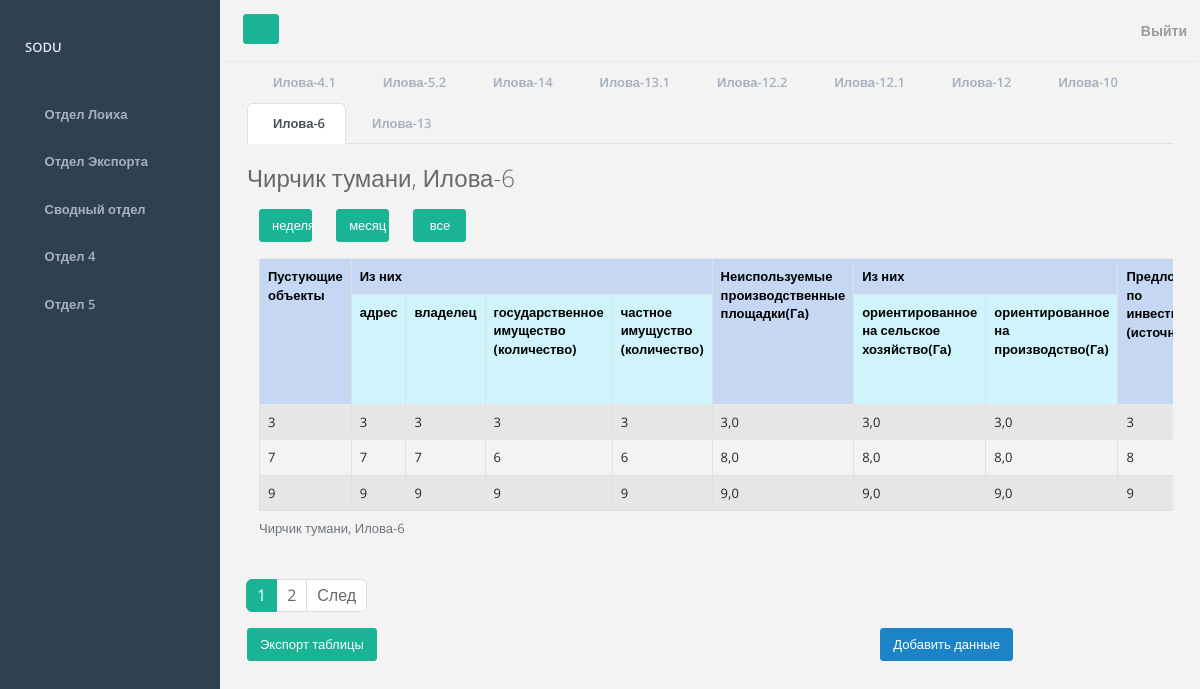
The app's page /projects-department/table/ilova-6 (signed in), older data.
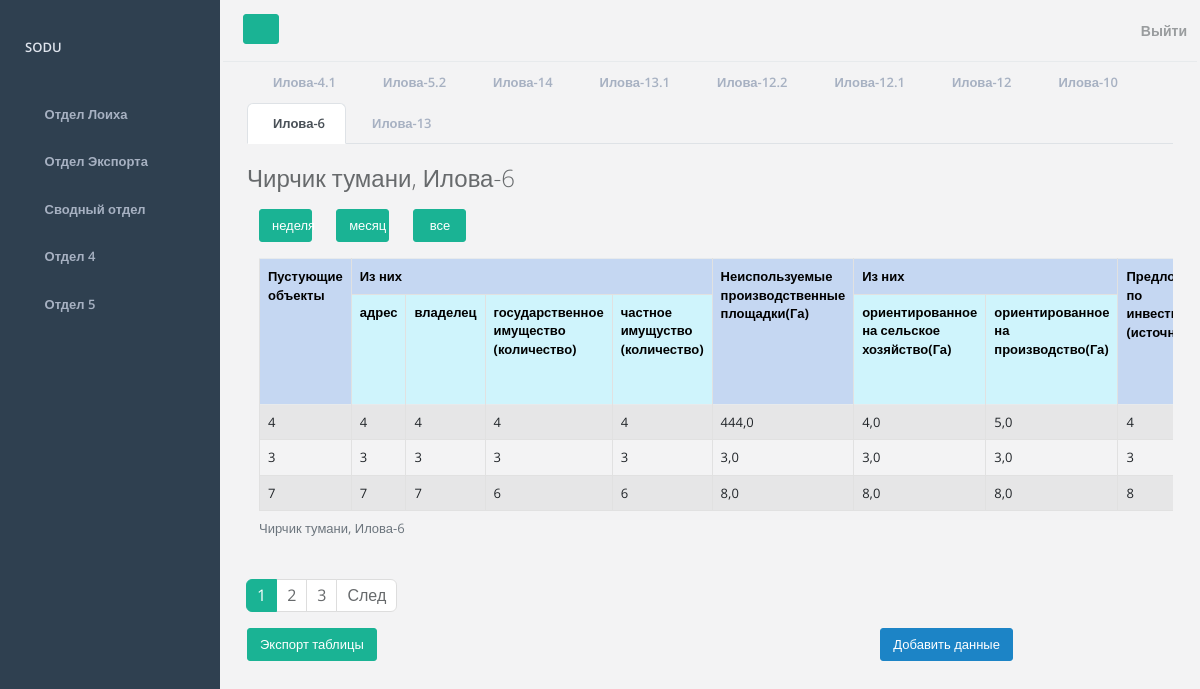
The same page, newer data.
### mainapp/models.py (models this page shows, shortened)
class Loiha6(models.Model):
    district = models.ForeignKey(District, on_delete=models.PROTECT, verbose_name="Район")
    empty_objects = models.CharField(max_length=255, verbose_name="Пустующие объекты")
    adress_empty_objects = models.CharField(max_length=255, verbose_name="Aдрес")
    owner_empty_objects = models.CharField(max_length=255, verbose_name="владелец")
    state_property_amount_empty_objects = models.CharField(max_length=255, verbose_name="государственное имущество (количество)")
    private_property_amount_empty_objects = models.CharField(max_length=255, verbose_name="частное имущуство (количество)")
    unused_production_sites = models.FloatField(blank=True, verbose_name="Неиспользуемые производственные площадки(Га)")
    focused_on_agriculture_unused_production_sites = models.FloatField(blank=True, verbose_name="ориентированное на сельское хозяйство(Га)")
    focused_on_production_unused_production_sites = models.FloatField(blank=True, verbose_name="ориентированное на производство(Га)")
    Investment_proposals_sources = models.CharField(max_length=255, verbose_name="Предложения по инвестициям (источники)")
    preliminary_project_cost_bil_sum_sources = models.CharField(max_length=255, verbose_name="Предварительная стоимость проекта(млн.долл)")
    new_jobs_created_amount_sources = models.CharField(max_length=255, verbose_name="количество созданных навых рабочих мест")
    time_create = models.DateTimeField(auto_now_add=True, verbose_name="Дата создания записи")
    time_update = models.DateTimeField(auto_now=True, verbose_name="Дата обновления записи")
    is_published = models.BooleanField(default=True, verbose_name="Опубликовано")
    class Meta:
        verbose_name = 'Таблица 6'
        verbose_name_plural = 'Таблицы 6'
        ordering = ['-time_create']

### mainapp/views.py (the view)
# urls.py: path('projects-department/table/ilova-6', views.get_data_table_Loiha6, name='table_loiha6'),
def get_data_table_Loiha6(request):
    if get_group_loiha_id(request):
        table_data = show_data_table_to_departament(Loiha6)
    else:
        table_data = show_data_table(request, Loiha6)
    page_obj = paginate_page(request, table_data)
    context = get_context_data(page_obj, 'Илова-6', projects_department, table_data)
    return render(request, src['loiha6'], context)

### mainapp/models.py (called while the page is built)
    def __str__(self):
        return self.district

### mainapp/utils.py (called while the page is built)
def show_data_table(request, model):
    model = model.objects.filter(district=request.user.district)
    return model

def get_context_data(page_obj, title, menu, table_data):
    context = {
        'page_obj': page_obj,
        'title': title,
        'projects_department': menu,
        'table_data': table_data
    }
    return context

def get_group_loiha_id(request):
    return request.user.groups.filter(id=3).exists() and request.user.groups.filter(id=1)

def paginate_page(request, table_data):
    paginator = Paginator(table_data, 3)
    page_number = request.GET.get('page')
    page_obj = paginator.get_page(page_number)
    return page_obj

### mainapp/templates/mainapp/data_table/table_loiha6.html (shortened to what this page needs)
{% extends 'mainapp/departments/projects_department.html' %}
{% block table %}
<h2 class="mb-3">
    {% if request.user.district != None %}
        {{ request.user.district }},
    {% endif %}
    {{ title }}
</h2>
{% block filter %}
<div class="container mb-3">
    <div class="row">
        <div class="col-1"><a class="btn btn btn-primary w-100" href="{% url 'table_filter_loiha6' filter_slug='week' %}">неделя</a></div>
        <div class="col-1"><a class="btn btn btn-primary w-100" href="{% url 'table_filter_loiha6' filter_slug='month' %}">месяц</a></div>
        <div class="col-1"><a class="btn btn btn-primary w-100" href="{% url 'table_loiha6' %}">все</a></div>
    </div>
</div>
{% endblock %}
<div class="container overflow-auto">
    <table class="table table-bordered table-striped">
        <caption>
            {% if request.user.district != None %}
                {{ request.user.district }},
            {% endif %}
            {{ title }}
        </caption>
        <tr>
            <th rowspan="2" class="table-primary">Пустующие объекты</th>
            <th colspan="4" class="table-primary"> Из них</th>
            <th rowspan="2" class="table-primary">Неиспользуемые производственные площадки(Га)</th>
            <th colspan="2" class="table-primary"> Из них</th>
            <th rowspan="2" class="table-primary">Предложения по инвестициям (источники)</th>
        </tr>
        <tr>
            <th class="table-info">адрес</th>
            <th class="table-info">владелец</th>
            <th class="table-info">государственное имущество<br>(количество)</th>
            <th class="table-info">частное имущуство<br>(количество)</th>
            <th class="table-info">ориентированное на сельское хозяйство(Га)</th>
            <th class="table-info">ориентированное на производство(Га)</th>
        </tr>
        <tbody>
        {% for data in page_obj %}
        <tr>
            <td>{{ data.empty_objects }}</td>
            <td>{{ data.adress_empty_objects }}</td>
            <td>{{ data.owner_empty_objects }}</td>
            <td>{{ data.state_property_amount_empty_objects }}</td>
            <td>{{ data.private_property_amount_empty_objects }}</td>
            <td>{{ data.unused_production_sites }}</td>
            <td>{{ data.focused_on_agriculture_unused_production_sites }}</td>
            <td>{{ data.focused_on_production_unused_production_sites }}</td>
            <td>{{ data.Investment_proposals_sources }}</td>
        </tr>
        {%endfor%}
    </table>
</div>
{% include 'mainapp/pagination.html' %}
{% endblock %}
{% block export_table %}
<a class="btn btn-primary mb-5" href="#">Экспорт таблицы</a>
{%endblock%}
{% block add_data %}
    {% if not request.user.groups.all and not request.user.is_superuser %}
<a class="btn btn-success mb-5" href="{% url 'form_loiha6' %}">Добавить данные</a>
    {% endif %}
{%endblock%}

Row changes from the older to the newer data that the page shows:
no longer on this page (row unchanged): Loiha6: empty_objects "9", adress_empty_objects "9", owner_empty_objects "9", state_property_amount_empty_objects "9", private_property_amount_empty_objects "9", unused_production_sites "9,0", focused_on_agriculture_unused_production_sites "9,0", focused_on_production_unused_production_sites "9,0", Investment_proposals_sources "9"
added Loiha6: empty_objects "4", adress_empty_objects "4", owner_empty_objects "4", state_property_amount_empty_objects "4", private_property_amount_empty_objects "4", unused_production_sites "444,0", focused_on_agriculture_unused_production_sites "4,0", focused_on_production_unused_production_sites "5,0", Investment_proposals_sources "4"
Text that changed along with them:
new list line: "3"
